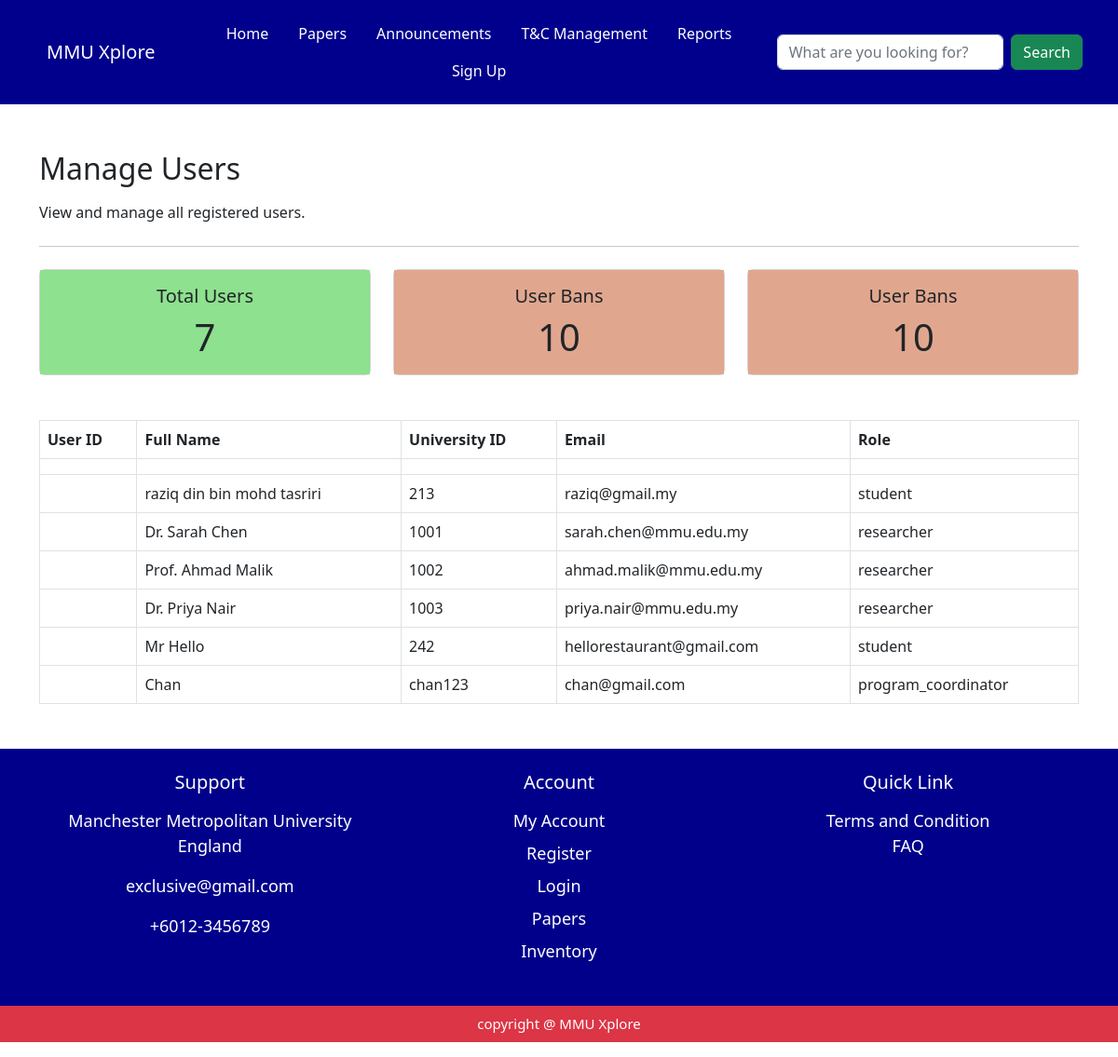
Before: /adminguy/manage_users/ with the older database file.
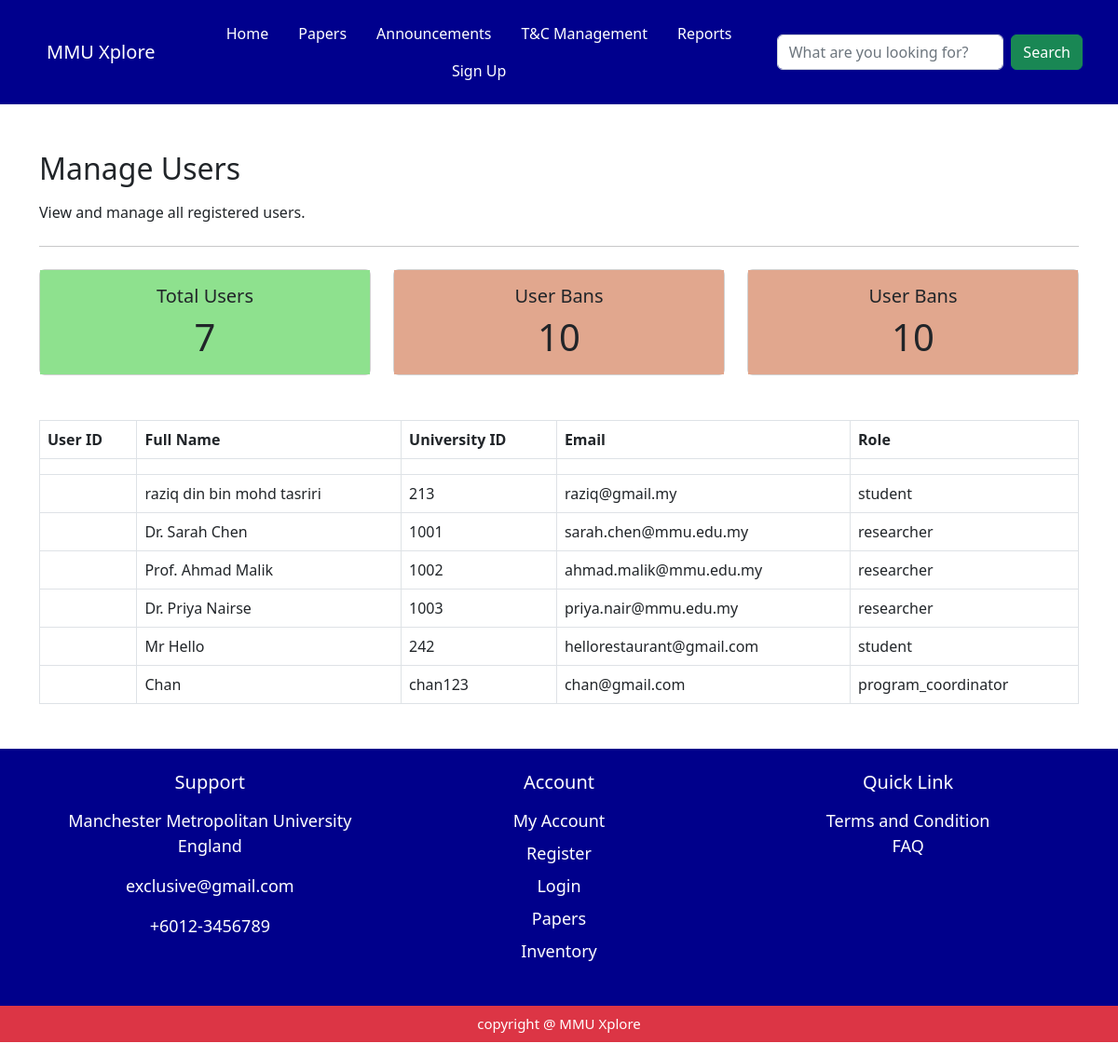
After: the same page with the newer database file.
### myapp/models.py (models this page shows, shortened)
class User(models.Model):
     user_id = models.AutoField(primary_key=True)
     fullname = models.CharField(max_length=150 , default='unknown' , blank=True)
     university_id = models.CharField(max_length=50, unique=True , default='0000')
     email = models.EmailField(unique=True , default='unknown@example.com')
     password = models.CharField(max_length=250 , default='password')
     role = models.CharField(max_length=50, default='student')
     avatar = models.FileField(upload_to='profile/', blank=True, null=True)
     date_joined = models.DateTimeField(auto_now_add=True )

### myapp/views.py (the view)
# urls.py: path('adminguy/manage_users/', views.manage_users, name='manage_users' ),
def manage_users(request):
    user_name = request.session.get('user_name', 'Guest')
    users = User.objects.all()
    total_users = users.count()
    return render(request , 'adminguy/manage_users.html', {'user_name': user_name , 'users': users, 'total_users': total_users} )

### myapp/views.py (called while the page is built)
def notification_context(request):
    user_name = request.session.get('user_name', 'Guest')
    user_id = request.session.get('user_id')
    read_ids = request.session.get('read_notifications', [])
    notifications = [] # This will essentially be "unread_notifications" for the navbar
    if user_id:
        all_notifs = Notification.objects.filter(user_id_id=user_id).order_by('-created_at')
        notifications = [n for n in all_notifs if n.notify_id not in read_ids]
    elif user_name != 'Guest':
         user = User.objects.filter(fullname=user_name).first()
         if user:
             all_notifs = Notification.objects.filter(user_id=user).order_by('-created_at')
             notifications = [n for n in all_notifs if n.notify_id not in read_ids]
    return {'notifications': notifications}

### myapp/templates/adminguy/manage_users.html (shortened to what this page needs)
<!DOCTYPE html>
<html lang="en">
<head>
    <link href="https://cdn.jsdelivr.net/npm/bootstrap@5.2.3/dist/css/bootstrap.min.css" rel="stylesheet">
</head>
<body>
{% include 'components/admin_navbar.html' %}
<div>
    <div class="container mb-5" style="margin-top: 50px; margin-bottom: 50px;">
        <div class="jumbotron">
                <h2 class="mb-3">Manage Users</h2>
                <p>View and manage all registered users.</p>
                <hr class="my-4">
            </div>
            <div class="table-responsive">
                <div class="row g-4  mb-5 ">
                    <div class="col-md-4">
    <div class="card" >
      <div class="card-body text-center" style="background-color: rgb(142, 225, 142); " >
        <h5 class="card-title">Total Users</h5>
        <h1 class="card-text">{{ total_users }}</h1>
      </div>
    </div>
  </div>
 <div class="col-md-4">
    <div class="card" >
      <div class="card-body text-center" style="background-color: rgb(225, 167, 142); " >
        <h5 class="card-title">User Bans</h5>
        <h1 class="card-text">10</h1>
      </div>
    </div>
  </div>
<div class="col-md-4">
    <div class="card" >
      <div class="card-body text-center" style="background-color: rgb(225, 167, 142); " >
        <h5 class="card-title">User Bans</h5>
        <h1 class="card-text">10</h1>
      </div>
    </div>
  </div>
</div>
                </div>
    <table class="table table-bordered">
        <thead>
        <tr>
            <th scope="col">User ID</th>
            <th scope="col">Full Name</th>
            <th scope="col">University ID</th>
            <th scope="col">Email</th>
            <th scope="col">Role</th>
        </tr>
        </thead>
        <tbody>
        {% for user in users %}
        <tr>
            <td>{{ user.id }}</td>
            <td>{{ user.fullname }}</td>
            <td>{{ user.university_id }}</td>
            <td>{{ user.email }}</td>
            <td>{{ user.role }}</td>
        </tr>
        {% endfor %}
        </tbody>
    </table>
</div>
    </div>
{% include 'components/footer.html' %}
</body>
</html>

Changed rows visible on the page:
changed User "priya.nair@mmu.edu.my": fullname "Dr. Priya Nair" → "Dr. Priya Nairse"
